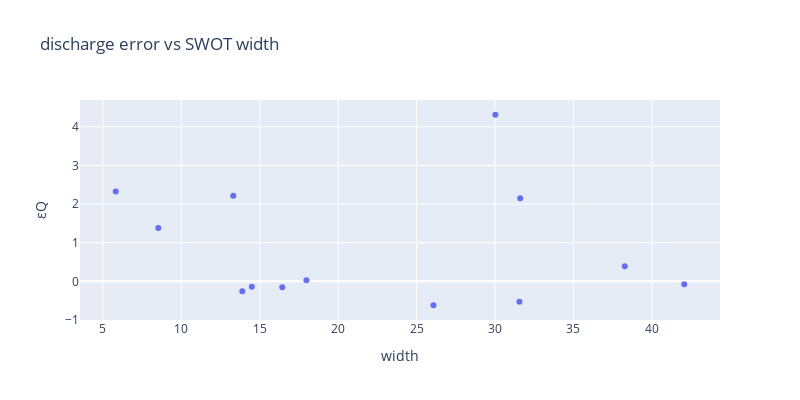

Notebook cell for this chart:
### Markdown cell above
## 2. Scatterplots looking for correlations between discharge error and other timeseries

### Code cell
fig = px.scatter(df, x='width', y='εQ',title='discharge error vs SWOT width',height=400,width=800)
fig.show()

### Figure 1 — Plotly figure (JSON) as saved in the notebook; plotly's stock layout.template omitted (floating-point values rounded to 4 significant figures)
{"data": [{"hovertemplate": "width=%{x}<br>εQ=%{y}<extra></extra>", "legendgroup": "", "marker": {"color": "#636efa", "symbol": "circle"}, "mode": "markers", "name": "", "orientation": "v", "showlegend": false, "type": "scatter", "x": [13.89, 5.819, 13.31, 31.61, 8.533, 30.02, 42.07, 38.27, 16.44, 17.98, 31.56, 14.5, 26.08], "xaxis": "x", "y": [-0.2557, 2.322, 2.212, 2.152, 1.379, 4.31, -0.07753, 0.3884, -0.1522, 0.03155, -0.5251, -0.1388, -0.6181], "yaxis": "y"}], "layout": {"height": 400, "legend": {"tracegroupgap": 0}, "title": {"text": "discharge error vs SWOT width"}, "width": 800, "xaxis": {"anchor": "y", "autorange": true, "domain": [0, 1], "range": [3.54, 44.35], "title": {"text": "width"}, "type": "linear"}, "yaxis": {"anchor": "x", "autorange": true, "domain": [0, 1], "range": [-0.9997, 4.692], "title": {"text": "εQ"}, "type": "linear"}}}
